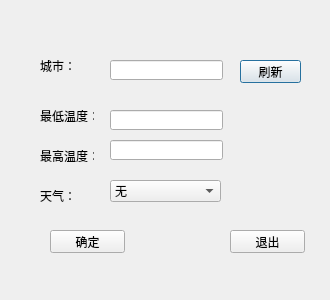
<?xml version="1.0" encoding="UTF-8"?>
<ui version="4.0">
 <class>CWEATHER</class>
 <widget class="QDialog" name="CWEATHER">
  <property name="geometry">
   <rect>
    <x>0</x>
    <y>0</y>
    <width>330</width>
    <height>300</height>
   </rect>
  </property>
  <property name="windowTitle">
   <string>天气设置</string>
  </property>
  <widget class="QPushButton" name="QpbtnUpdate">
   <property name="geometry">
    <rect>
     <x>240</x>
     <y>60</y>
     <width>61</width>
     <height>23</height>
    </rect>
   </property>
   <property name="text">
    <string>刷新</string>
   </property>
  </widget>
  <widget class="QLabel" name="label">
   <property name="geometry">
    <rect>
     <x>40</x>
     <y>60</y>
     <width>54</width>
     <height>12</height>
    </rect>
   </property>
   <property name="text">
    <string>城市：</string>
   </property>
  </widget>
  <widget class="QLabel" name="label_2">
   <property name="geometry">
    <rect>
     <x>40</x>
     <y>110</y>
     <width>54</width>
     <height>12</height>
    </rect>
   </property>
   <property name="text">
    <string>最低温度：</string>
   </property>
  </widget>
  <widget class="QLabel" name="label_3">
   <property name="geometry">
    <rect>
     <x>40</x>
     <y>150</y>
     <width>54</width>
     <height>12</height>
    </rect>
   </property>
   <property name="text">
    <string>最高温度：</string>
   </property>
  </widget>
  <widget class="QLabel" name="label_4">
   <property name="geometry">
    <rect>
     <x>40</x>
     <y>190</y>
     <width>54</width>
     <height>12</height>
    </rect>
   </property>
   <property name="text">
    <string>天气：</string>
   </property>
  </widget>
  <widget class="QLineEdit" name="QlineMinTemp">
   <property name="geometry">
    <rect>
     <x>110</x>
     <y>110</y>
     <width>113</width>
     <height>20</height>
    </rect>
   </property>
  </widget>
  <widget class="QLineEdit" name="QlineMaxTemp">
   <property name="geometry">
    <rect>
     <x>110</x>
     <y>140</y>
     <width>113</width>
     <height>20</height>
    </rect>
   </property>
  </widget>
  <widget class="QComboBox" name="QcomWeather">
   <property name="geometry">
    <rect>
     <x>110</x>
     <y>180</y>
     <width>111</width>
     <height>22</height>
    </rect>
   </property>
   <item>
    <property name="text">
     <string>无</string>
    </property>
   </item>
   <item>
    <property name="text">
     <string>晴</string>
    </property>
   </item>
   <item>
    <property name="text">
     <string>多云</string>
    </property>
   </item>
   <item>
    <property name="text">
     <string>雨</string>
    </property>
   </item>
   <item>
    <property name="text">
     <string>雪</string>
    </property>
   </item>
  </widget>
  <widget class="QLineEdit" name="QlineCity">
   <property name="geometry">
    <rect>
     <x>110</x>
     <y>60</y>
     <width>113</width>
     <height>20</height>
    </rect>
   </property>
  </widget>
  <widget class="QPushButton" name="QpbtnOK">
   <property name="geometry">
    <rect>
     <x>50</x>
     <y>230</y>
     <width>75</width>
     <height>23</height>
    </rect>
   </property>
   <property name="text">
    <string>确定</string>
   </property>
  </widget>
  <widget class="QPushButton" name="QpbtnClose">
   <property name="geometry">
    <rect>
     <x>230</x>
     <y>230</y>
     <width>75</width>
     <height>23</height>
    </rect>
   </property>
   <property name="text">
    <string>退出</string>
   </property>
  </widget>
 </widget>
 <resources/>
 <connections/>
</ui>
